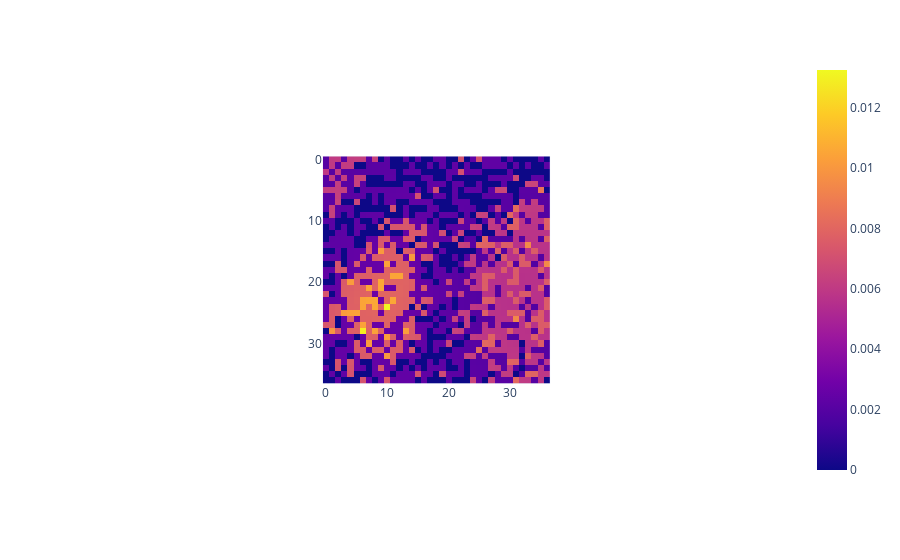

Write notebook code for a chart like this one.
### Code cell
px.imshow(matrix)

### Figure 1 — Plotly figure (JSON) as saved in the notebook; plotly's stock layout.template omitted (floating-point values rounded to 4 significant figures; data arrays with more than 128 entries replaced by an {"elided": "..."} marker saying what was removed)
{"data": [{"coloraxis": "coloraxis", "hovertemplate": "x: %{x}<br>y: %{y}<br>color: %{z}<extra></extra>", "name": "0", "type": "heatmap", "xaxis": "x", "yaxis": "y", "z": {"elided": "37x37 float values"}}], "layout": {"autosize": true, "coloraxis": {"colorscale": [[0, "#0d0887"], [0.1111, "#46039f"], [0.2222, "#7201a8"], [0.3333, "#9c179e"], [0.4444, "#bd3786"], [0.5556, "#d8576b"], [0.6667, "#ed7953"], [0.7778, "#fb9f3a"], [0.8889, "#fdca26"], [1, "#f0f921"]]}, "margin": {"t": 60}, "xaxis": {"anchor": "y", "autorange": true, "constrain": "domain", "domain": [0.3406, 0.6594], "range": [-0.5, 36.5], "scaleanchor": "y"}, "yaxis": {"anchor": "x", "autorange": true, "constrain": "domain", "domain": [0, 1], "range": [36.5, -0.5]}}}
